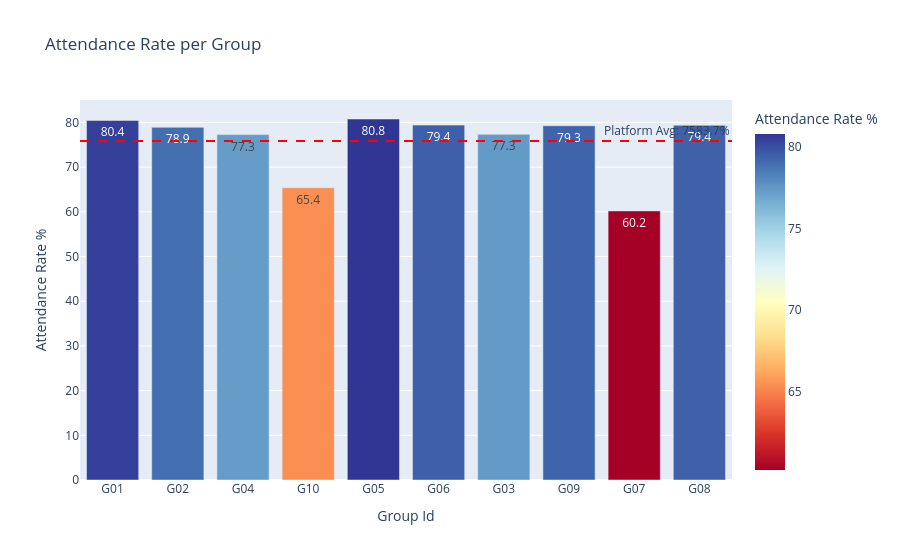

The notebook cell this image was saved under:
### Code cell
group_attendance = load_df_from_mongo('group_attendance')

fig = px.bar(group_attendance, 
              x='group_id', 
              y='attendance_rate', 
              title='Attendance Rate per Group', 
              labels={'group_id':'Group Id', 'attendance_rate':'Attendance Rate %'},
              color='attendance_rate', template='plotly',
              text_auto='0.1f',
              color_continuous_scale='RdYlBu')

fig.add_hline(y=platform_avg, 
               line_dash="dash", 
               annotation_text=f"Platform Avg: {platform_avg:.1%}", 
               line_color="red")
fig.show()

### Figure 1 — Plotly figure (JSON) as saved in the notebook; plotly's stock layout.template omitted (floating-point values rounded to 4 significant figures)
{"data": [{"hovertemplate": "Group Id=%{x}<br>Attendance Rate %=%{marker.color}<extra></extra>", "legendgroup": "", "marker": {"color": [80.44, 78.91, 77.28, 65.38, 80.77, 79.41, 77.34, 79.26, 60.21, 79.36], "coloraxis": "coloraxis", "pattern": {"shape": ""}}, "name": "", "orientation": "v", "showlegend": false, "textposition": "auto", "texttemplate": "%{y:0.1f}", "type": "bar", "x": ["G01", "G02", "G04", "G10", "G05", "G06", "G03", "G09", "G07", "G08"], "xaxis": "x", "y": [80.44, 78.91, 77.28, 65.38, 80.77, 79.41, 77.34, 79.26, 60.21, 79.36], "yaxis": "y"}], "layout": {"annotations": [{"showarrow": false, "text": "Platform Avg: 7583.7%", "x": 1, "xanchor": "right", "xref": "x domain", "y": 75.84, "yanchor": "bottom", "yref": "y"}], "barmode": "relative", "coloraxis": {"colorbar": {"title": {"text": "Attendance Rate %"}}, "colorscale": [[0, "rgb(165,0,38)"], [0.1, "rgb(215,48,39)"], [0.2, "rgb(244,109,67)"], [0.3, "rgb(253,174,97)"], [0.4, "rgb(254,224,144)"], [0.5, "rgb(255,255,191)"], [0.6, "rgb(224,243,248)"], [0.7, "rgb(171,217,233)"], [0.8, "rgb(116,173,209)"], [0.9, "rgb(69,117,180)"], [1, "rgb(49,54,149)"]]}, "legend": {"tracegroupgap": 0}, "shapes": [{"line": {"color": "red", "dash": "dash"}, "type": "line", "x0": 0, "x1": 1, "xref": "x domain", "y0": 75.84, "y1": 75.84, "yref": "y"}], "title": {"text": "Attendance Rate per Group"}, "xaxis": {"anchor": "y", "domain": [0, 1], "title": {"text": "Group Id"}}, "yaxis": {"anchor": "x", "domain": [0, 1], "title": {"text": "Attendance Rate %"}}}}
